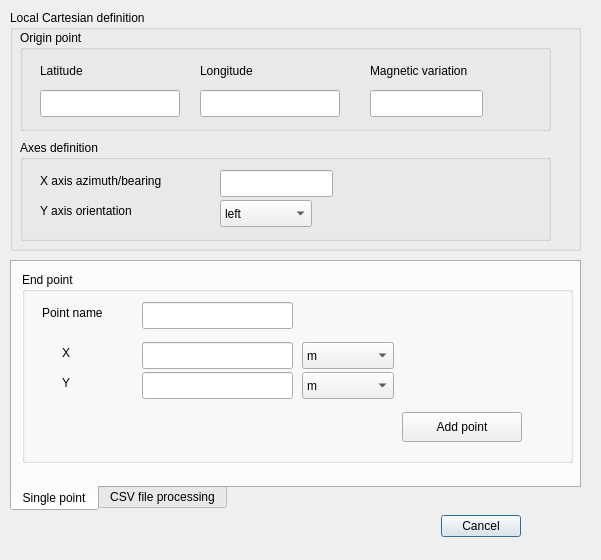
<?xml version="1.0" encoding="UTF-8"?>
<ui version="4.0">
 <class>LatLonByLocCartesianDialogBase</class>
 <widget class="QDialog" name="LatLonByLocCartesianDialogBase">
  <property name="geometry">
   <rect>
    <x>0</x>
    <y>0</y>
    <width>601</width>
    <height>560</height>
   </rect>
  </property>
  <property name="windowTitle">
   <string>LatLonByLocCartesian</string>
  </property>
  <widget class="QDialogButtonBox" name="button_box">
   <property name="geometry">
    <rect>
     <x>400</x>
     <y>510</y>
     <width>121</width>
     <height>32</height>
    </rect>
   </property>
   <property name="orientation">
    <enum>Qt::Horizontal</enum>
   </property>
   <property name="standardButtons">
    <set>QDialogButtonBox::Cancel</set>
   </property>
  </widget>
  <widget class="QTabWidget" name="tabWidget">
   <property name="geometry">
    <rect>
     <x>10</x>
     <y>260</y>
     <width>571</width>
     <height>251</height>
    </rect>
   </property>
   <property name="tabPosition">
    <enum>QTabWidget::South</enum>
   </property>
   <property name="currentIndex">
    <number>0</number>
   </property>
   <widget class="QWidget" name="tab">
    <attribute name="title">
     <string>Single point</string>
    </attribute>
    <widget class="QGroupBox" name="gbSecondPoint">
     <property name="geometry">
      <rect>
       <x>10</x>
       <y>10</y>
       <width>551</width>
       <height>191</height>
      </rect>
     </property>
     <property name="title">
      <string>End point</string>
     </property>
     <property name="flat">
      <bool>true</bool>
     </property>
     <widget class="QLabel" name="lbEpX">
      <property name="geometry">
       <rect>
        <x>40</x>
        <y>70</y>
        <width>51</width>
        <height>21</height>
       </rect>
      </property>
      <property name="text">
       <string>X</string>
      </property>
     </widget>
     <widget class="QLineEdit" name="leEpX">
      <property name="geometry">
       <rect>
        <x>120</x>
        <y>70</y>
        <width>151</width>
        <height>27</height>
       </rect>
      </property>
     </widget>
     <widget class="QComboBox" name="cbSpXUnit">
      <property name="geometry">
       <rect>
        <x>280</x>
        <y>70</y>
        <width>92</width>
        <height>27</height>
       </rect>
      </property>
      <item>
       <property name="text">
        <string>m</string>
       </property>
      </item>
      <item>
       <property name="text">
        <string>KM</string>
       </property>
      </item>
      <item>
       <property name="text">
        <string>NM</string>
       </property>
      </item>
      <item>
       <property name="text">
        <string>feet</string>
       </property>
      </item>
      <item>
       <property name="text">
        <string>SM</string>
       </property>
      </item>
     </widget>
     <widget class="QLabel" name="lbEpY">
      <property name="geometry">
       <rect>
        <x>40</x>
        <y>100</y>
        <width>51</width>
        <height>21</height>
       </rect>
      </property>
      <property name="text">
       <string>Y</string>
      </property>
     </widget>
     <widget class="QLineEdit" name="leEpY">
      <property name="geometry">
       <rect>
        <x>120</x>
        <y>100</y>
        <width>151</width>
        <height>27</height>
       </rect>
      </property>
     </widget>
     <widget class="QComboBox" name="cbSpYUnit">
      <property name="geometry">
       <rect>
        <x>280</x>
        <y>100</y>
        <width>92</width>
        <height>27</height>
       </rect>
      </property>
      <item>
       <property name="text">
        <string>m</string>
       </property>
      </item>
      <item>
       <property name="text">
        <string>KM</string>
       </property>
      </item>
      <item>
       <property name="text">
        <string>NM</string>
       </property>
      </item>
      <item>
       <property name="text">
        <string>feet</string>
       </property>
      </item>
      <item>
       <property name="text">
        <string>SM</string>
       </property>
      </item>
     </widget>
     <widget class="QPushButton" name="pbAddPoint">
      <property name="geometry">
       <rect>
        <x>380</x>
        <y>140</y>
        <width>120</width>
        <height>30</height>
       </rect>
      </property>
      <property name="text">
       <string>Add point</string>
      </property>
     </widget>
     <widget class="QLineEdit" name="leEpName">
      <property name="geometry">
       <rect>
        <x>120</x>
        <y>30</y>
        <width>151</width>
        <height>27</height>
       </rect>
      </property>
     </widget>
     <widget class="QLabel" name="label_3">
      <property name="geometry">
       <rect>
        <x>20</x>
        <y>30</y>
        <width>111</width>
        <height>21</height>
       </rect>
      </property>
      <property name="text">
       <string>Point name</string>
      </property>
     </widget>
    </widget>
   </widget>
   <widget class="QWidget" name="tab_2">
    <attribute name="title">
     <string>CSV file processing</string>
    </attribute>
    <widget class="QGroupBox" name="gbInOutCsv">
     <property name="geometry">
      <rect>
       <x>10</x>
       <y>10</y>
       <width>561</width>
       <height>191</height>
      </rect>
     </property>
     <property name="title">
      <string>Input and output csv files</string>
     </property>
     <property name="flat">
      <bool>true</bool>
     </property>
     <widget class="QLineEdit" name="leOutCSV">
      <property name="geometry">
       <rect>
        <x>180</x>
        <y>80</y>
        <width>291</width>
        <height>27</height>
       </rect>
      </property>
     </widget>
     <widget class="QPushButton" name="pbInCsv">
      <property name="geometry">
       <rect>
        <x>10</x>
        <y>30</y>
        <width>141</width>
        <height>34</height>
       </rect>
      </property>
      <property name="text">
       <string>Select input file</string>
      </property>
     </widget>
     <widget class="QLineEdit" name="leInCSV">
      <property name="geometry">
       <rect>
        <x>180</x>
        <y>30</y>
        <width>291</width>
        <height>27</height>
       </rect>
      </property>
     </widget>
     <widget class="QPushButton" name="pbOutCsv">
      <property name="geometry">
       <rect>
        <x>10</x>
        <y>80</y>
        <width>141</width>
        <height>34</height>
       </rect>
      </property>
      <property name="text">
       <string>Select output file</string>
      </property>
     </widget>
     <widget class="QPushButton" name="pbCalcCSV">
      <property name="geometry">
       <rect>
        <x>420</x>
        <y>150</y>
        <width>120</width>
        <height>30</height>
       </rect>
      </property>
      <property name="sizePolicy">
       <sizepolicy hsizetype="Expanding" vsizetype="Fixed">
        <horstretch>0</horstretch>
        <verstretch>0</verstretch>
       </sizepolicy>
      </property>
      <property name="text">
       <string>Calculate</string>
      </property>
     </widget>
     <widget class="QComboBox" name="cbCSVCoorUnit">
      <property name="geometry">
       <rect>
        <x>180</x>
        <y>120</y>
        <width>92</width>
        <height>27</height>
       </rect>
      </property>
      <item>
       <property name="text">
        <string>m</string>
       </property>
      </item>
      <item>
       <property name="text">
        <string>KM</string>
       </property>
      </item>
      <item>
       <property name="text">
        <string>NM</string>
       </property>
      </item>
      <item>
       <property name="text">
        <string>feet</string>
       </property>
      </item>
      <item>
       <property name="text">
        <string>SM</string>
       </property>
      </item>
     </widget>
    </widget>
   </widget>
  </widget>
  <widget class="QGroupBox" name="gbLocaCarteDefinition">
   <property name="geometry">
    <rect>
     <x>10</x>
     <y>10</y>
     <width>571</width>
     <height>241</height>
    </rect>
   </property>
   <property name="title">
    <string>Local Cartesian definition</string>
   </property>
   <widget class="QGroupBox" name="groupBox">
    <property name="geometry">
     <rect>
      <x>10</x>
      <y>20</y>
      <width>531</width>
      <height>101</height>
     </rect>
    </property>
    <property name="title">
     <string>Origin point</string>
    </property>
    <widget class="QLabel" name="lbOrigMagVar">
     <property name="geometry">
      <rect>
       <x>350</x>
       <y>30</y>
       <width>151</width>
       <height>21</height>
      </rect>
     </property>
     <property name="text">
      <string>Magnetic variation</string>
     </property>
    </widget>
    <widget class="QLineEdit" name="leOrigLon">
     <property name="geometry">
      <rect>
       <x>180</x>
       <y>60</y>
       <width>140</width>
       <height>27</height>
      </rect>
     </property>
    </widget>
    <widget class="QLineEdit" name="leOrigMagVar">
     <property name="geometry">
      <rect>
       <x>350</x>
       <y>60</y>
       <width>113</width>
       <height>27</height>
      </rect>
     </property>
    </widget>
    <widget class="QLabel" name="lbOrigLat">
     <property name="geometry">
      <rect>
       <x>20</x>
       <y>30</y>
       <width>111</width>
       <height>21</height>
      </rect>
     </property>
     <property name="text">
      <string>Latitude</string>
     </property>
    </widget>
    <widget class="QLabel" name="lbOrigLon">
     <property name="geometry">
      <rect>
       <x>180</x>
       <y>30</y>
       <width>111</width>
       <height>21</height>
      </rect>
     </property>
     <property name="text">
      <string>Longitude</string>
     </property>
    </widget>
    <widget class="QLineEdit" name="leOrigLat">
     <property name="geometry">
      <rect>
       <x>20</x>
       <y>60</y>
       <width>140</width>
       <height>27</height>
      </rect>
     </property>
    </widget>
   </widget>
   <widget class="QGroupBox" name="groupBox_2">
    <property name="geometry">
     <rect>
      <x>10</x>
      <y>130</y>
      <width>531</width>
      <height>101</height>
     </rect>
    </property>
    <property name="title">
     <string>Axes definition</string>
    </property>
    <widget class="QLabel" name="label">
     <property name="geometry">
      <rect>
       <x>20</x>
       <y>30</y>
       <width>191</width>
       <height>21</height>
      </rect>
     </property>
     <property name="text">
      <string>X axis azimuth/bearing</string>
     </property>
    </widget>
    <widget class="QLineEdit" name="lexAxisBearing">
     <property name="geometry">
      <rect>
       <x>200</x>
       <y>30</y>
       <width>113</width>
       <height>27</height>
      </rect>
     </property>
    </widget>
    <widget class="QLabel" name="label_2">
     <property name="geometry">
      <rect>
       <x>20</x>
       <y>60</y>
       <width>161</width>
       <height>21</height>
      </rect>
     </property>
     <property name="text">
      <string>Y axis orientation</string>
     </property>
    </widget>
    <widget class="QComboBox" name="cbyAxisOrient">
     <property name="geometry">
      <rect>
       <x>200</x>
       <y>60</y>
       <width>92</width>
       <height>27</height>
      </rect>
     </property>
     <item>
      <property name="text">
       <string>left</string>
      </property>
     </item>
     <item>
      <property name="text">
       <string>right</string>
      </property>
     </item>
    </widget>
   </widget>
  </widget>
 </widget>
 <resources/>
 <connections>
  <connection>
   <sender>button_box</sender>
   <signal>accepted()</signal>
   <receiver>LatLonByLocCartesianDialogBase</receiver>
   <slot>accept()</slot>
   <hints>
    <hint type="sourcelabel">
     <x>20</x>
     <y>20</y>
    </hint>
    <hint type="destinationlabel">
     <x>20</x>
     <y>20</y>
    </hint>
   </hints>
  </connection>
  <connection>
   <sender>button_box</sender>
   <signal>rejected()</signal>
   <receiver>LatLonByLocCartesianDialogBase</receiver>
   <slot>reject()</slot>
   <hints>
    <hint type="sourcelabel">
     <x>20</x>
     <y>20</y>
    </hint>
    <hint type="destinationlabel">
     <x>20</x>
     <y>20</y>
    </hint>
   </hints>
  </connection>
 </connections>
</ui>
